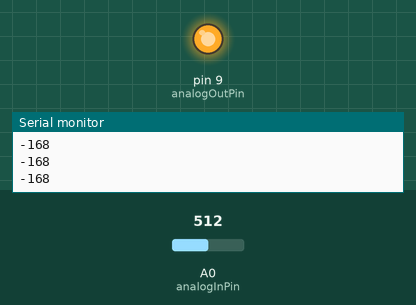
This sketch was run on a simulated Arduino Uno, built with avr-gcc and run on an emulated ATmega328P. On the bench: output pins drawn as LEDs (lit = HIGH), the last lines printed to the serial monitor. The test bench sets the inputs (shaded band); at power-on: A0 (analogInPin) = 512.

Above: at 1.2 s.
1.3 s: A0 (analogInPin) set to 716
At 1.6 s:
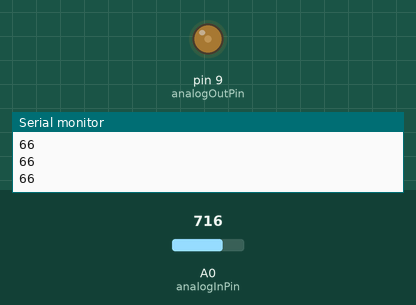
2.8 s: A0 (analogInPin) set to 645
At 4.1 s:
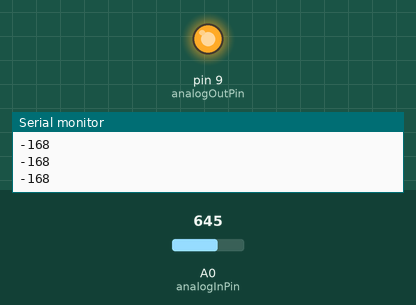
Timing chart, 0 to 5.8 s (numbered marks = the images above; inputs shaded):
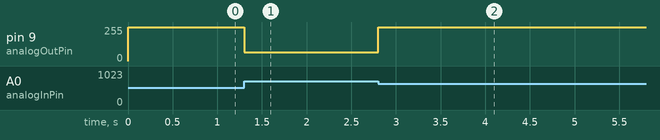

The sketch:

wk15.ino
```cpp
const int analogInPin = A0;  // Analog input pin that the potentiometer is attached to
const int analogOutPin = 9; // Analog output pin that the LED is attached to

int sensorValue = 0;        // value read from the pot
int outputValue = 0;        // value output to the PWM (analog out)

void setup() {
  // initialize serial communications at 9600 bps:
  Serial.begin(9600);
  }


void loop() {
  int sensorRead=analogRead(A0);
  if (sensorRead<655) {sensorRead=500;}
  else if (sensorRead>890) {sensorRead=700;}
  int ledDimming = map (sensorRead,655,890,0,255);
  analogWrite(9,ledDimming);
   Serial.println(ledDimming);
   delay (2);
}
```

Measured:
- after the input at 1.3 s, pin 9 (analogOutPin): 255/255 → 66/255 at once
- after the input at 2.8 s, pin 9 (analogOutPin): 66/255 → 255/255 at once
